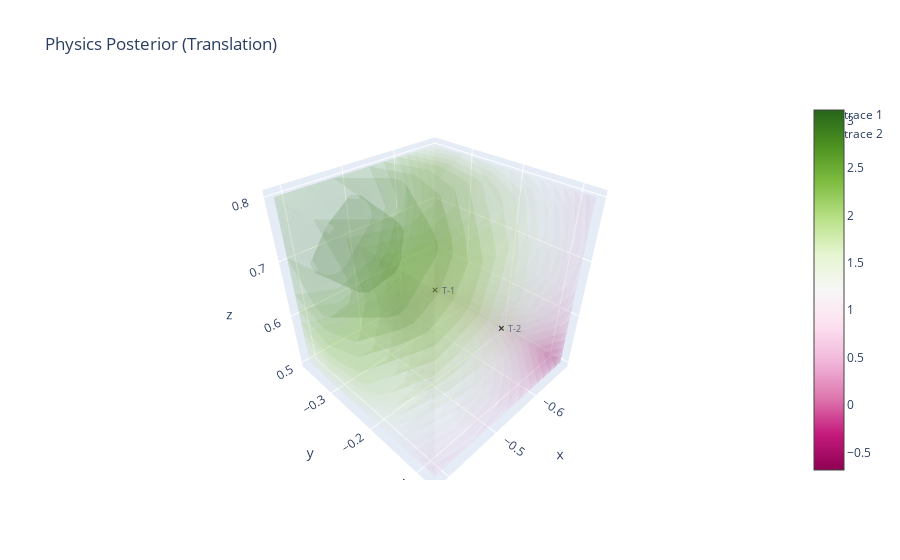

Write notebook code for a chart like this one.
### Code cell
ppp = jnp.around(cam_pose @ pose_estimates_over_time[29], 4)
pp = jnp.around(cam_pose @ pose_estimates_over_time[30], 4)
# translation_deltas = b.make_translation_grid_enumeration(-0.2, -0.2, -0.2, 0.2, 0.2, 0.2, 5, 5, 5)
proposals1 = jnp.einsum("ij,ajk->aik", pp, translation_deltas)
weights1 = physics_prior_v1_parallel(proposals1, pp, ppp, jnp.array([1,1,1]), cam_pose, world2cam)
plot_physics_posterior(proposals1, pp, ppp,weights1)
